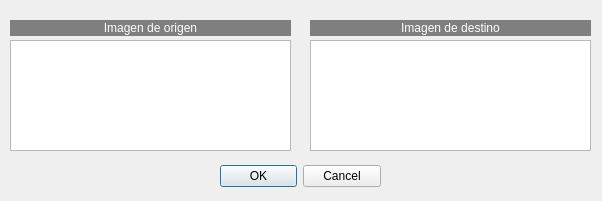
<?xml version="1.0" encoding="UTF-8"?>
<ui version="4.0">
 <class>Perspectiva</class>
 <widget class="QDialog" name="Perspectiva">
  <property name="geometry">
   <rect>
    <x>0</x>
    <y>0</y>
    <width>602</width>
    <height>201</height>
   </rect>
  </property>
  <property name="windowTitle">
   <string>Transformación perspectiva</string>
  </property>
  <widget class="QDialogButtonBox" name="buttonBox">
   <property name="geometry">
    <rect>
     <x>220</x>
     <y>160</y>
     <width>161</width>
     <height>32</height>
    </rect>
   </property>
   <property name="orientation">
    <enum>Qt::Horizontal</enum>
   </property>
   <property name="standardButtons">
    <set>QDialogButtonBox::Cancel|QDialogButtonBox::Ok</set>
   </property>
  </widget>
  <widget class="QListWidget" name="listWidget">
   <property name="geometry">
    <rect>
     <x>10</x>
     <y>40</y>
     <width>281</width>
     <height>111</height>
    </rect>
   </property>
   <property name="alternatingRowColors">
    <bool>false</bool>
   </property>
   <property name="viewMode">
    <enum>QListView::ListMode</enum>
   </property>
   <property name="currentRow">
    <number>-1</number>
   </property>
  </widget>
  <widget class="QLabel" name="label_2">
   <property name="geometry">
    <rect>
     <x>10</x>
     <y>20</y>
     <width>281</width>
     <height>16</height>
    </rect>
   </property>
   <property name="styleSheet">
    <string notr="true">background-color: rgb(127, 127, 127);
color: rgb(255, 255, 255);</string>
   </property>
   <property name="text">
    <string>Imagen de origen</string>
   </property>
   <property name="alignment">
    <set>Qt::AlignCenter</set>
   </property>
  </widget>
  <widget class="QListWidget" name="listWidget_2">
   <property name="geometry">
    <rect>
     <x>310</x>
     <y>40</y>
     <width>281</width>
     <height>111</height>
    </rect>
   </property>
   <property name="alternatingRowColors">
    <bool>false</bool>
   </property>
   <property name="viewMode">
    <enum>QListView::ListMode</enum>
   </property>
   <property name="currentRow">
    <number>-1</number>
   </property>
  </widget>
  <widget class="QLabel" name="label_3">
   <property name="geometry">
    <rect>
     <x>310</x>
     <y>20</y>
     <width>281</width>
     <height>16</height>
    </rect>
   </property>
   <property name="styleSheet">
    <string notr="true">background-color: rgb(127, 127, 127);
color: rgb(255, 255, 255);</string>
   </property>
   <property name="text">
    <string>Imagen de destino</string>
   </property>
   <property name="alignment">
    <set>Qt::AlignCenter</set>
   </property>
  </widget>
 </widget>
 <resources/>
 <connections>
  <connection>
   <sender>buttonBox</sender>
   <signal>accepted()</signal>
   <receiver>Perspectiva</receiver>
   <slot>accept()</slot>
   <hints>
    <hint type="sourcelabel">
     <x>248</x>
     <y>254</y>
    </hint>
    <hint type="destinationlabel">
     <x>157</x>
     <y>274</y>
    </hint>
   </hints>
  </connection>
  <connection>
   <sender>buttonBox</sender>
   <signal>rejected()</signal>
   <receiver>Perspectiva</receiver>
   <slot>reject()</slot>
   <hints>
    <hint type="sourcelabel">
     <x>316</x>
     <y>260</y>
    </hint>
    <hint type="destinationlabel">
     <x>286</x>
     <y>274</y>
    </hint>
   </hints>
  </connection>
 </connections>
</ui>
